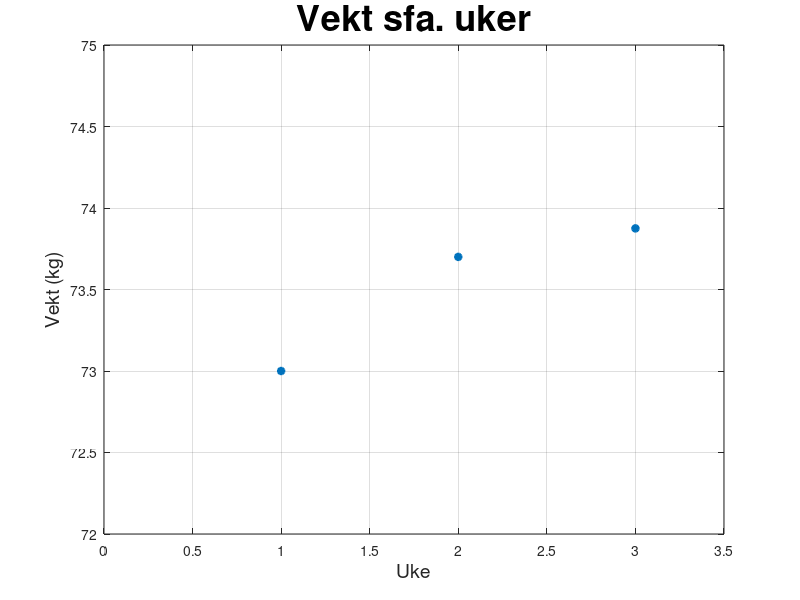

Write the MATLAB code that produced this figure.
x = 1:3;

y = [73 73.7 73.875];

plot(x, y, '*', 'LineWidth', 2);
title('Vekt sfa. uker', 'FontSize', 26);
xlabel('Uke', 'FontSize', 14);
ylabel('Vekt (kg)', 'FontSize', 14);
axis([0 3.5 72 75]);
grid on;